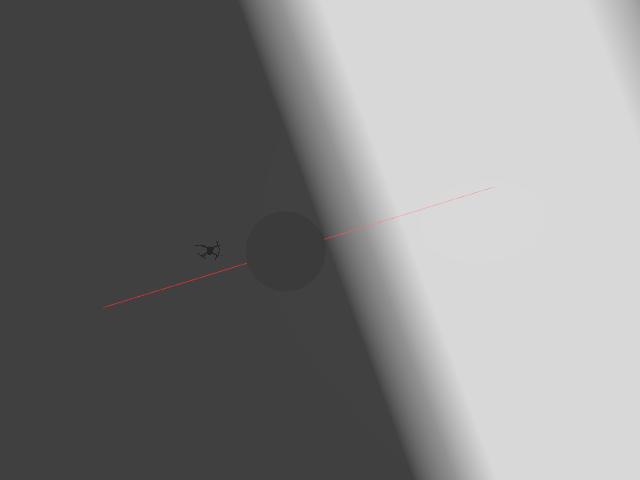
#> input picture Code/drone_app/vision_yolo/dataset/images/train/foto_1778874949.png, 640 x 480 px
$ python -i hsv_tracker.py   (imports and definitions only)
#> lines starting #> are read from the running program, lines starting #| are printed output that depends on the picture; after the words box and inside, x2 and y2 are one past the last pixel; in counts of white or black regions, pixels touching at a corner belong together
#> further down, picture is the input picture: shape (480, 640, 3); mean B, G, R 129.5, 129.5, 129.6
import cv2
import numpy as np


class HSVTracker:

    def __init__(self):

        self.lower_red1 = np.array([0, 120, 70])
        self.upper_red1 = np.array([10, 255, 255])

        self.lower_red2 = np.array([170, 120, 70])
        self.upper_red2 = np.array([180, 255, 255])

    def process_frame(self, frame):

        hsv = cv2.cvtColor(
            frame,
            cv2.COLOR_BGR2HSV
        )
#> hsv: shape (480, 640, 3); mean H, S, V 0, 0.1, 129.6

        mask1 = cv2.inRange(
            hsv,
            self.lower_red1,
            self.upper_red1
        )
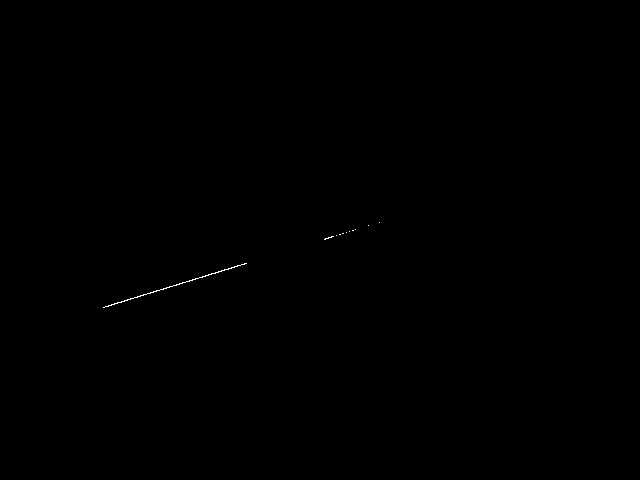
#> mask1: shape (480, 640); 0.07% white in thin lines or dots, all inside (x1, y1, x2, y2) = (103, 222, 380, 308)

        mask2 = cv2.inRange(
            hsv,
            self.lower_red2,
            self.upper_red2
        )
#> mask2: shape (480, 640); every value is 0

        mask = cv2.bitwise_or(
            mask1,
            mask2
        )

        contours, _ = cv2.findContours(
            mask,
            cv2.RETR_EXTERNAL,
            cv2.CHAIN_APPROX_SIMPLE
        )
#> contours = 11 contours, 10 with area under 20; largest, box (x1, y1, x2, y2) and area: (103, 263, 247, 308) 36

        annotated = frame.copy()

        h, w, _ = frame.shape
#> h = 480; w = 640

        center_x = w // 2
#> center_x = 320
        center_y = h // 2
#> center_y = 240

        cv2.circle(
            annotated,
            (center_x, center_y),
            8,
            (255, 0, 0),
            -1
        )
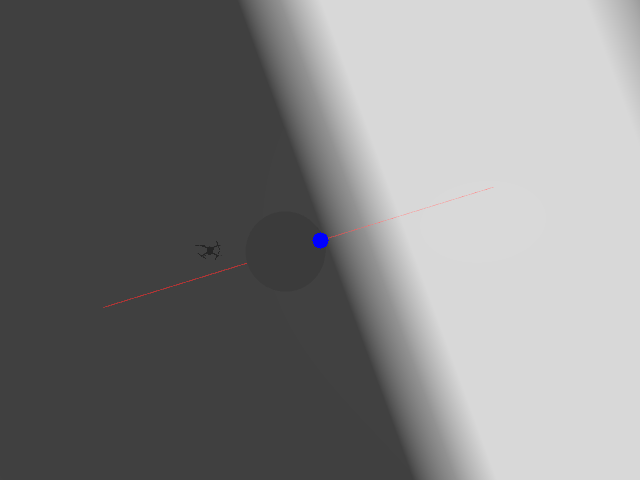
#> annotated: shape (480, 640, 3); 0.06% of pixels changed, all inside (x1, y1, x2, y2) = (312, 232, 329, 249)

        target_found = False
        error_x = 0
        error_y = 0

        if contours:

            largest = max(
                contours,
                key=cv2.contourArea
            )
#> largest = contour of 178 points, box (x1, y1, x2, y2) (103, 263, 247, 308), area 36

            area = cv2.contourArea(
                largest
            )
#> area = 36

            if area > 100:

                x, y, bw, bh = cv2.boundingRect(
                    largest
                )

                target_x = x + bw // 2
                target_y = y + bh // 2

                error_x = (
                    target_x - center_x
                )

                error_y = (
                    target_y - center_y
                )

                target_found = True

                cv2.rectangle(
                    annotated,
                    (x, y),
                    (x + bw, y + bh),
                    (0, 255, 0),
                    2
                )

                cv2.circle(
                    annotated,
                    (target_x, target_y),
                    8,
                    (0, 255, 0),
                    -1
                )

                cv2.line(
                    annotated,
                    (center_x, center_y),
                    (target_x, target_y),
                    (0, 255, 255),
                    2
                )

        return (
            frame,
            mask,
            annotated,
            target_found,
            error_x,
            error_y
        )

>>> import cv2
>>> picture = cv2.imread('../drone_app/vision_yolo/dataset/images/train/foto_1778874949.png')
>>> result = HSVTracker().process_frame(picture)
#> result = 6 items

$ run again, on Code/drone_app/vision_yolo/dataset/images/train/foto_1778874966.png
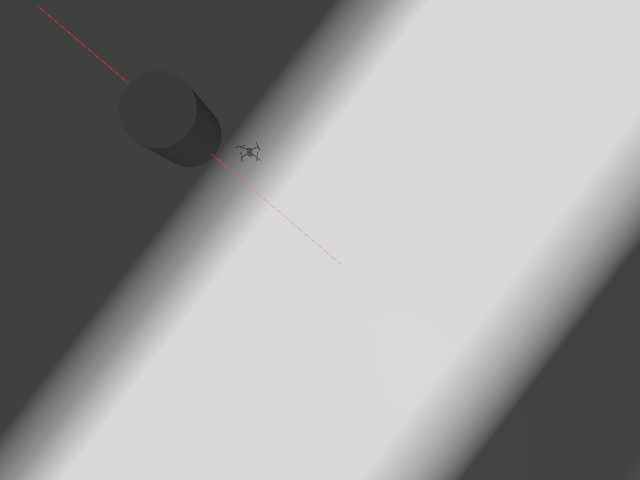
#> input picture Code/drone_app/vision_yolo/dataset/images/train/foto_1778874966.png, 640 x 480 px
#> picture is the input picture: shape (480, 640, 3); mean B, G, R 154.3, 154.3, 154.4
#> hsv: shape (480, 640, 3); mean H, S, V 0, 0.1, 154.4
#> mask1: shape (480, 640); 0.05% white in thin lines or dots, all inside (x1, y1, x2, y2) = (38, 6, 241, 179)
#> mask2: shape (480, 640); every value is 0
#> contours = 7 contours, 6 with area under 20; largest, box (x1, y1, x2, y2) and area: (38, 6, 86, 47) 20
#> in process_frame, `cv2.circle( annotated, (center_x, center_y), 8, (255, 0, 0), -1 )`:
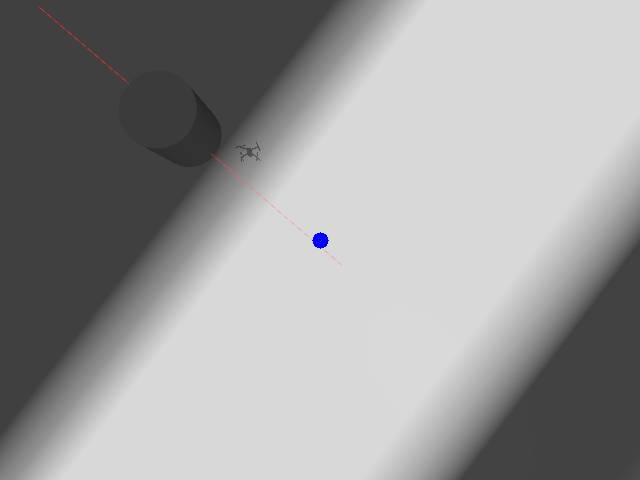
#> annotated: shape (480, 640, 3); 0.06% of pixels changed, all inside (x1, y1, x2, y2) = (312, 232, 329, 249)
#> largest = contour of 29 points, box (x1, y1, x2, y2) (38, 6, 86, 47), area 20
#> area = 20
#> result = 6 items

$ run again, on Code/drone_app/vision_yolo/dataset/images/train/foto_1778874970.png
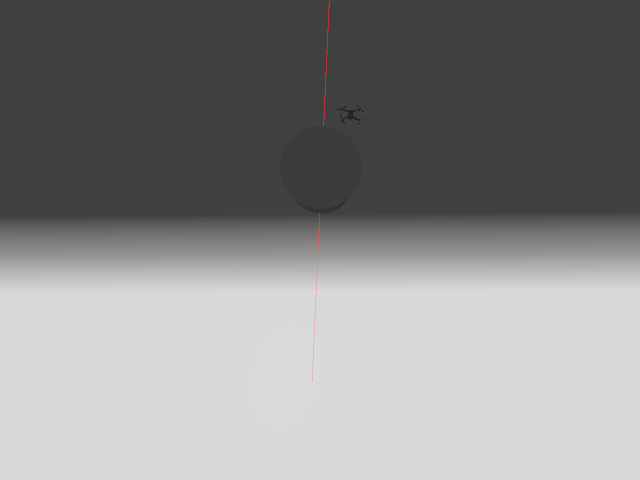
#> input picture Code/drone_app/vision_yolo/dataset/images/train/foto_1778874970.png, 640 x 480 px
#> picture is the input picture: shape (480, 640, 3); mean B, G, R 136.9, 136.9, 137
#> hsv: shape (480, 640, 3); mean H, S, V 0, 0.1, 137
#> mask1: shape (480, 640); 0.06% white in thin lines or dots, all inside (x1, y1, x2, y2) = (318, 0, 330, 246)
#> mask2: shape (480, 640); every value is 0
#> contours = 5 contours, 4 with area under 20; largest, box (x1, y1, x2, y2) and area: (323, 0, 330, 126) 23
#> in process_frame, `cv2.circle( annotated, (center_x, center_y), 8, (255, 0, 0), -1 )`:
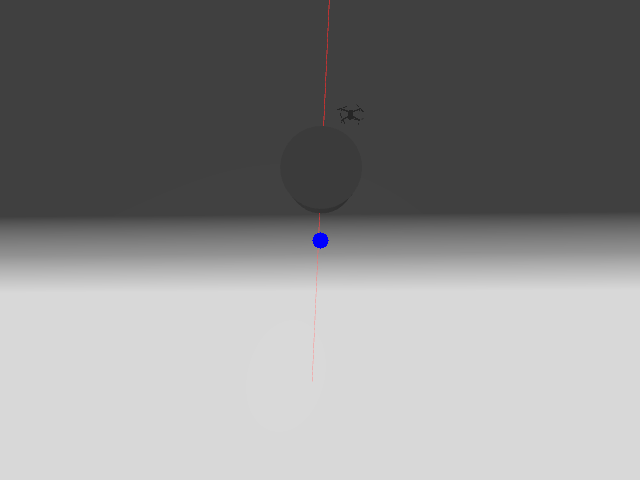
#> annotated: shape (480, 640, 3); 0.06% of pixels changed, all inside (x1, y1, x2, y2) = (312, 232, 329, 249)
#> largest = contour of 26 points, box (x1, y1, x2, y2) (323, 0, 330, 126), area 23
#> area = 23
#> result = 6 items
